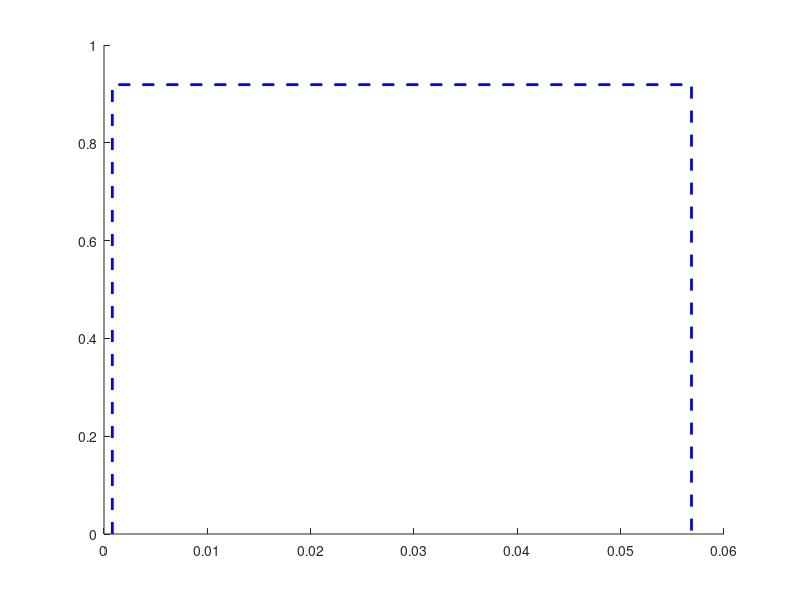

MATLAB code to generate this figure: (Note: this script raises an error after producing the figure.)
% combined_corr_21b2015.m
% In this script, six values are closely approximated via golden section search
% - α value for which correlation coefficient ρ is strongest between S and T_1^a
% - α value for which correlation coefficient ρ is strongest between S and T_2^a
% - α value for which correlation coefficient ρ is strongest between Cp and T_1^a
% - α value for which correlation coefficient ρ is strongest between Cp and T_2^a
% Cp = Heat Capacity, S= Entropy
% T_1^a = First General Temperature Indices
% T_2^a = Second General Temperature Indices
% Additionally, curves ρ against α near these values are plotted in 2 figs
close all;     % Close any figures already opened
clear;         % and clear all variables
format long;   % More significant figures printed in the console
pkg load statistics;
% Config: Adjust lines' width, font size, whether or not to save to file
lineWidth = 2; % the line thickness in the graph
fontSize = 16; % the font size in the graph
saveToFile = false; % Set to true to auto-save plots,
% Utility: Below is a function to round-off to 4 decimal places | returns string
as_4_dp_str = @(x) sprintf('%.04f', round(x*(10^4))/(10^4));
% Cell containing Entropy and Heat Capacity of 30 lower benzenoids hydrocarbon
expData = {reshape([% Entropy
   269.722 334.155 389.475 395.882 444.724 447.437 457.958 455.839 450.418 399.491
   499.831 513.857 508.537 507.395 506.076 512.523 500.734 520.307 509.210 513.879
   511.770 509.611 462.545 463.738 468.712 555.409 472.295 554.784 468.796 551.708
   ]', 30, 1), reshape([ % Heat Capacity
   83.019 133.325 184.194 183.654 235.165 233.497 234.568 234.638 233.558 200.815
   286.182 285.056 284.037 284.088 285.148 284.595 284.870 284.503 284.785 284.740
   284.233 284.552 251.175 250.568 251.973 336.098 267.543 337.204 285.041 368.518
   ]', 30, 1),
   "S^o", "Cp" % Their labels
 };
% 30 by 3 array, number of edges in each dudv partition: (2,2), (2,3) then (3,3)
 d_f = [
   6 6 6 7 6  8 7  8 9 6 6  7  8  8  7  10 9  9  9  8  9  8  8 8 7  9  7  6  6  6  %(2,2)
   0 4 8 6 12 8 10 8 6 8 16 14 12 12 14 8  10 10 10 12 10 12 8 8 10 14 10 20 12 16 %(2,3)
   0 1 2 3 3  5 4  5 6 5 4  5  6  6  5  8  7  7  7  6  7  6  8 8 7  8  10 5  12 19 %(3,3)
 ]'; % Used for computing indices based on edge endpoint degree partitions
% Define v_exp here before using it in getIndexFns 30 lower BHs (v_exp: number of vertices)
v_exp = [
    6 10 14 14 18 18 18 18 18 16 22 22 22 22 22 22 22 22 22 22 22 22 20 20 20 26 22 26 24 32
]';
% Cell containing the three index-computing functions
% Usage: getIndexFns{n}(alpha, v_exp) | n=1:T_1^{a} , n=2:T_2^{a}, a = alpha
getIndexFns = {
    @(alpha) sum(d_f .* [(4 ./ (v_exp - 2)), ((5 .* v_exp - 12) ./ ((v_exp - 2) .* (v_exp - 3))), (6 ./ (v_exp - 3))].^alpha, 2); % First General Temperature Indices (T_1^{a})
    @(alpha) sum(d_f .* [(4 ./ ((v_exp - 2).^2)), (6 ./ ((v_exp - 2) .* (v_exp - 3))), (9 ./ ((v_exp - 3).^2))].^alpha, 2); % Second General Temperature Indices (T_2^{a})
}';
% Cell containing their respective labels
indexName = {"T_1", "T_2"};
% Variables for indexing arrays and iterating for-loops
numData = size(expData, 2);       % two S and Cp
numIndices = size(getIndexFns,2); % two (T_{1}^a  & T_{2}^a)
numCurves = numData*numIndices;   % two (4 curves)
% All x in visible ranges (both plots - near and far)
xnear = [linspace(-0.05, 0.21, 800); %for S
linspace(-0.04, 0.08, 800)]; %for Cp
xfar = linspace(-10,10,800); % for both S & Cp
% Do the same procedure for each experimental data i.e., Cp
for ii = 1:numData
  % This figure is for the zoomed-in plot
  figure(numData+ii); hold on;
  % WARNING: these xmeet1-ymeet2 values are hardcoded, computed separately
  %          ... These are coordinates where ρ-α of S-T_1^{a}, and Cp-T_1^{a}
  %          ... intersects ρ-α of S-T_2^{a} and Cp-T_2^{a}
   xmeet1 = [
    0.00080645;    % for S
    -0.00010702 % for Cp
  ](ii); % of these 2, either the first value or second is used, depending on ii
  ymeet1 = [
    0.91827; % for S
    0.97499  % for Cp
  ](ii);
  xmeet2 = [
    0.056853;    % for S
    0.0046624 % for Cp
  ](ii);
  ymeet2 = [
    0.91888; % for S
    0.975  % for Cp
  ](ii);
  ybox = [
  0.91895;
  0.97505
  % for figure 2 (blue dotted line)
  ](ii);
  % Plot the blue dashed box (before drawing the curves so it appear beneath)
  plot([xmeet1 xmeet1 xmeet2 xmeet2], [0 ybox ybox 0], '--b', 'LineWidth', lineWidth);
  yend = 0; % <-- to be assigned some value later for adjusting visible range
  % Draw correlation curves for each index-property pair
  for n = 1:numIndices
    % Function to get corrcoef ρ between S & Cp with specified α
    %                                and T_1^a /T_2^a (depending on n)
    get_indices_vals = @(alpha) getIndexFns{n}(alpha)(!isnan(expData{1,ii}));
    ccFn = @(alpha) corrcoef(
      get_indices_vals(alpha), % Either T_1  or T_2
      expData{1,ii}(!isnan(expData{1,ii})) % S or Cp
    )(1,2);
    % generate corresponding y values
    ynear = arrayfun(ccFn, xnear(ii,:));
    yfar = arrayfun(ccFn, xfar);
    % Compute peak values via. golden section search, and display in console
    disp(sprintf("%s against general_%s", expData{2,ii}, indexName{n}));
    peakAlpha = mean(GoldenSectionSearch_Maximum(ccFn, xnear(1), xnear(end), 1e-15));
    peakCorrCoeff = ccFn(peakAlpha);
    % Display peak alpha and peak correlation coefficient in the command window
    disp(['Peak Alpha: ', num2str(peakAlpha)]);
    disp(['Peak Correlation Coefficient: ', num2str(peakCorrCoeff)]);
    % Generate curve label S & Cp [T_1/T_2]
    curveLabels{n} = sprintf("%s and %s", expData{2,ii}, indexName{n});
    figure(ii); % One zoomed-out plot for each expData
    hold on;
    % The curve is stored in a variable to be referenced in the legend spec
    curvesFar(n) = plot(xfar, yfar, '-', 'LineWidth', lineWidth);
    drawnow;
    figure(numData+ii); % Each expData's set of curves has a zoomed-in plot
    hold on;
    % The curve is stored in a variable to be referenced in the legend spec
    curves(n) = plot(xnear(ii,:), ynear, '-', 'LineWidth', lineWidth);
    % Show the peak in the plot: draw indicator lines & display coordinates
    plot([peakAlpha peakAlpha xnear(ii,1)], [0 peakCorrCoeff peakCorrCoeff],
         '--k', 'LineWidth', lineWidth/2); % Black dashed indicator lines
    text(peakAlpha, peakCorrCoeff,
        {'', sprintf("(−%s, %s)", as_4_dp_str(abs(peakAlpha)), as_4_dp_str(peakCorrCoeff))},
        'VerticalAlignment', 'bottom');
        % Negative sign entered manually here to bypass the default
        % ... usage of "hypen-minus" instead of "minus" (− vs -)
     yend = max(yend, ynear(end)); % y value to be used as visible y lower bound
  end
  % Mark and write on the plot the limits of alpha where T_1^alpha  is better than T_2^alpha
  plot([xmeet1 xmeet2], [ymeet1 ymeet2], '*b',
       'MarkerSize', 16, 'LineWidth', lineWidth/1.5); % Mark with blue asterisks
  text(xmeet1, ymeet1, {'', sprintf(" (−%s, %s)", as_4_dp_str(abs(xmeet1)), as_4_dp_str(ymeet1))},
       'VerticalAlignment', 'top', 'Color', [0, 0, 0.8]); % Write blue text
  text(xmeet2, ymeet2, {'', sprintf("(0, %s) ", as_4_dp_str(ymeet2))},
       'VerticalAlignment', 'top', 'HorizontalAlignment', 'right', 'Color', [0, 0, 0.8]);
  % Label this expData's zoomed-in plot
  xlabel('α');
  ylabel('ρ');
  leg = legend(curves, curveLabels); % curves contains all drawn "xnear" curves
  set(leg, 'location', "southeast"); % the location of the legend box
  ybox_space = [0.000005; % spacing between upper y-value with the blue dotted lines (figure 3)
                0.0005](ii);
  axis([xnear(ii,1) xnear(ii,end) yend ybox+ybox_space]); % adjust figure's visible range
  drawnow;
  % Label the zoomed-out plot
  figure(ii);
  xlabel('α');
  ylabel('ρ');
  leg = legend(curvesFar, curveLabels); % curvesFar contains all drawn "xfar" curves
  set(leg, 'location', "southeast");
  if ii==2
    set(leg, 'location', "southeast");
  end
  hold off;
end
for ii = 1:4
  % Replace hyphens with minuses on negative axes
  figure(ii);
  xticklabels(strrep(xticklabels,'-','−'));
  yticklabels(strrep(yticklabels,'-','−'));
  % Set all fontsizes to size specified early in the script
  set(findall(figure(ii),'-property','FontSize'),'FontSize', fontSize)
end
if saveToFile
  saveas(figure(1), "comb_corr_far_S.jpg");
  saveas(figure(2), "comb_corr_far_Cp.jpg");
  saveas(figure(3), "comb_corr_near_S.jpg");
  saveas(figure(4), "comb_corr_near_Cp.jpg");
end
